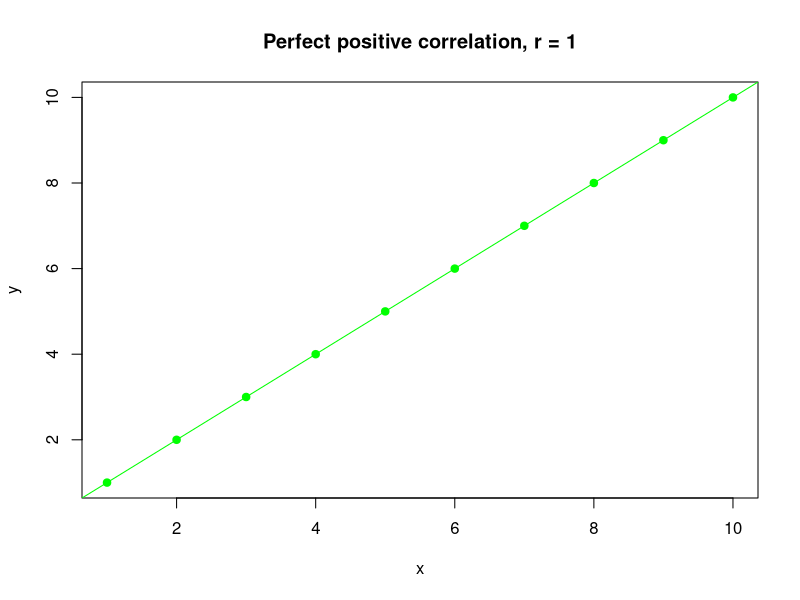
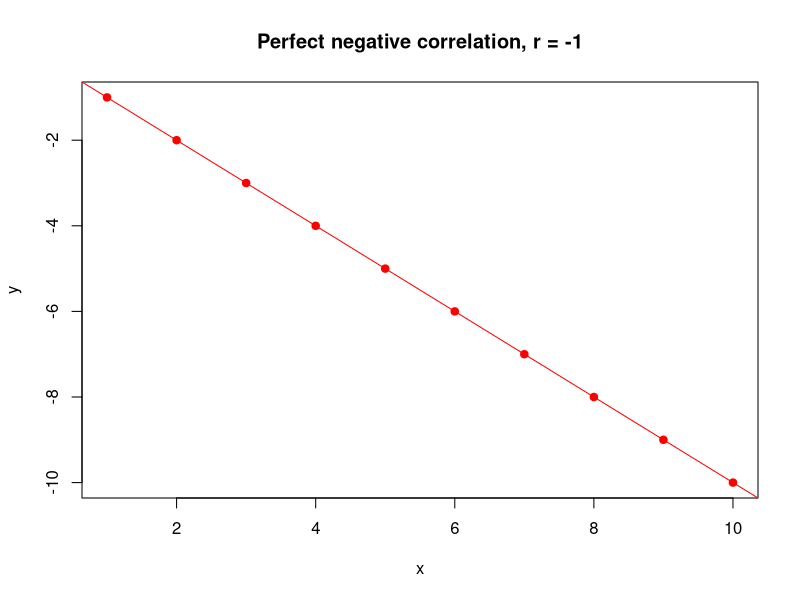
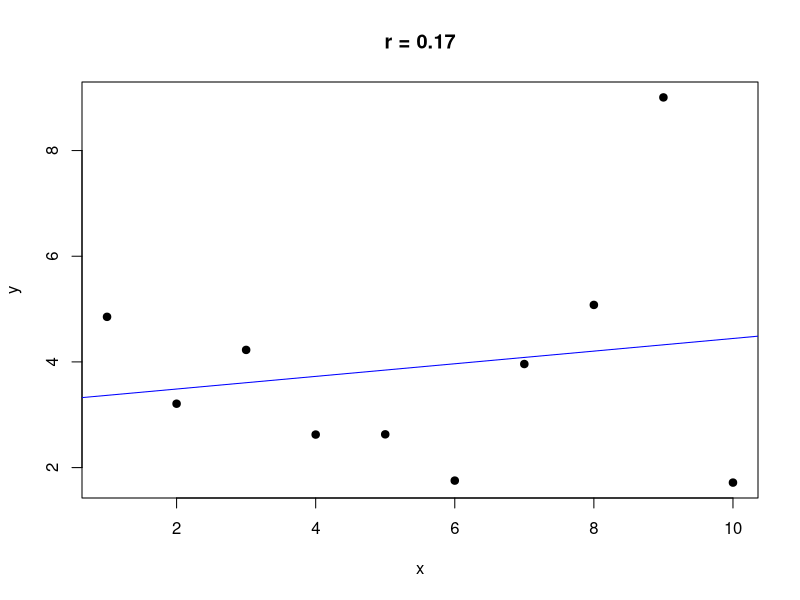
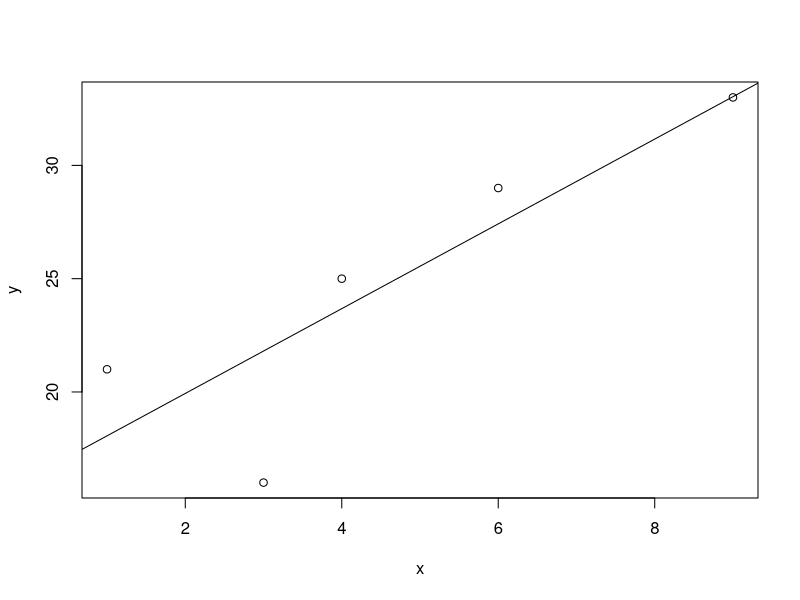

Reproduce these figures in R, in order. (Note: this script raises an error after producing the figures.)
## ---- chunk 1
x <- rnorm(10)
x
## ---- chunk 2
t.test(x)
## ---- chunk 3
x2 <- rnorm(10)+1
x2
## ---- chunk 4

data <- read.csv("correlation_data.csv")
reg1 <- lm(y ~ x, data=data)
reg2 <- lm(y.1 ~ x, data = data)
reg3 <- lm(y.3 ~ x, data = data)

## ---- chunk 5
plot(data$x, data$y, xlab="x", ylab="y",
     main="Perfect positive correlation, r = 1", pch=19, col="green")
abline(reg1, col="green")
## ---- chunk 6
cor(data$x,data$y)
## ---- chunk 7
plot(data$x, data$y.1 ,xlab="x", ylab="y",
     main="Perfect negative correlation, r = -1", pch=19, col="red")
abline(reg2, col="red")
## ---- chunk 8
cor(data$x,data$y.1)
## ---- chunk 9
plot(data$x, data$y.3, xlab="x", ylab="y",
     main="r = 0.17", pch=19)
abline(reg3, col="blue")

## ---- chunk 10
cor(data$x, data$y.3)
## ---- chunk 11
x = c(1,4,5)
y = c(2,8,9)
cor(x, y)
## ---- chunk 12
x <- c(1, 3, 4, 6, 9)

y <- c(21, 16, 25, 29, 33)

plot(x, y)
abline(lm(y ~ x))
## ---- chunk 13
x <- c(1, 3, 4, 6, 9)

y <- c(21, 16, 25, 29, 33)

df <- data.frame(x, y)

ggplot(data = df, aes(x = x, y = y)) + 
  geom_point() + 
  geom_smooth(method= "lm", formula = y ~ x, se = FALSE)
